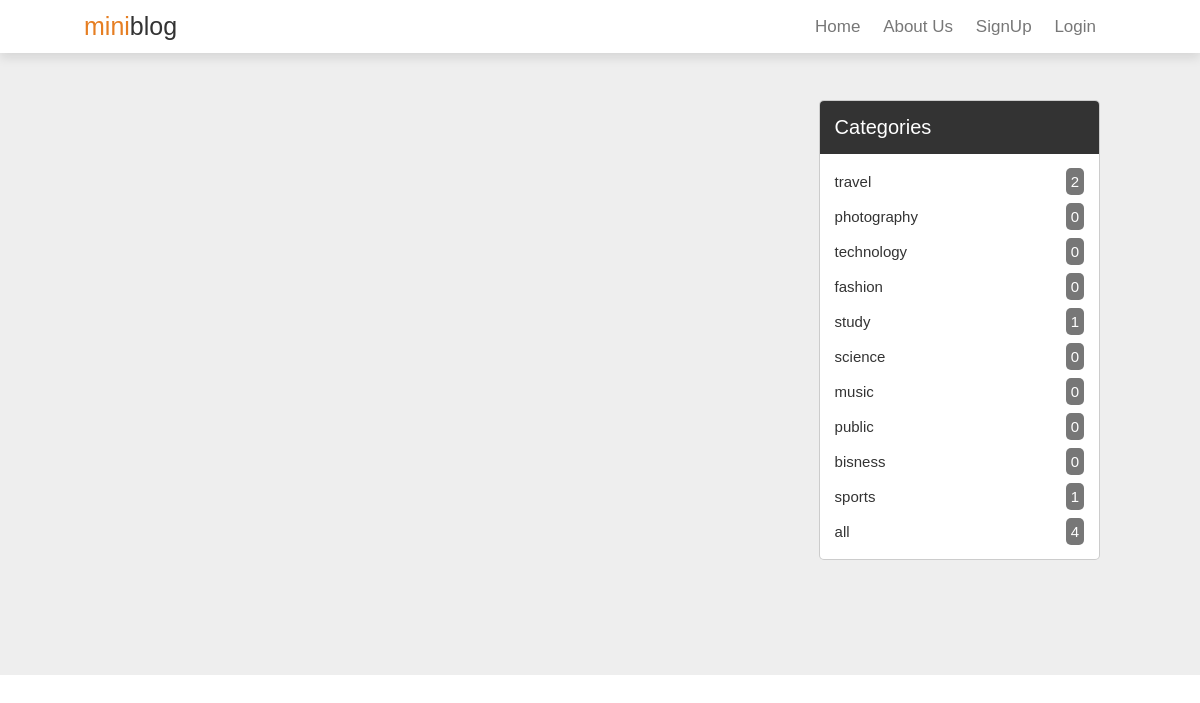
The page /?category=9 on the database as committed earlier.
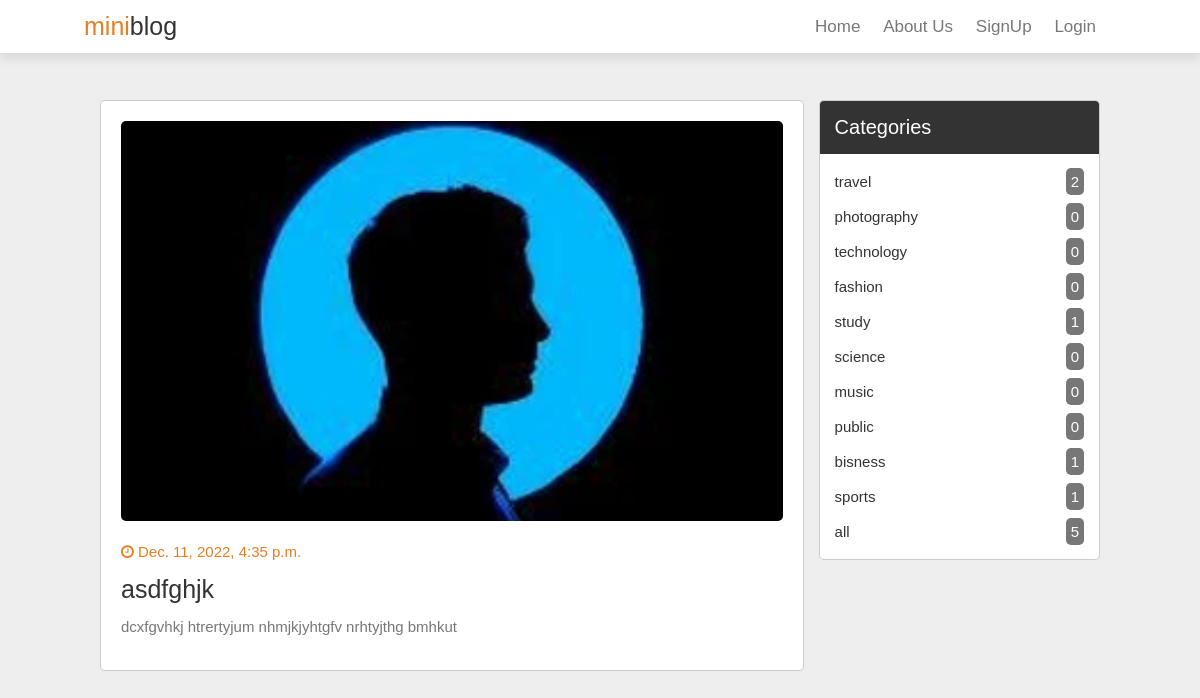
The same page on the database as committed later.
### blog/models.py (models this page shows, shortened)
class Category(models.Model):
    name = models.CharField(max_length=50)

class Post(models.Model):
    img = models.ImageField(upload_to='upload/image/', default=0)
    title = models.CharField(max_length=50)
    category = models.ForeignKey(Category, on_delete=models.CASCADE, default=0)
    created_date = models.DateTimeField(default=timezone.now)
    desc = models.TextField()

### blog/views.py (the view)
# urls.py: 2. Add a URL to urlpatterns:  path('', views.home, name='home')
def home(request):
    posts = None
    count = None
    categories = Category.objects.all()
    count = Post.objects.all().count()
    category_id = request.GET.get('category')
    if category_id:
        posts = Post.objects.filter(category=category_id)
    else:
        posts = Post.objects.all()
    return render(request, 'blog/home.html', {'posts':posts, 'categories':categories, 'count':count})

### blog/templates/blog/home.html
{% extends 'blog/base.html' %}
{% load static %}
{% block content %}
<section class="container">
    <div class="posts-container">
        {% for post in posts %}
        <div class="post">
            <img src="{{post.img.url}}" alt="" srcset="" class="image">
            <div class="date">
                <i class="fa fa-clock-o" aria-hidden="true"></i>
                <span>{{post.created_date}}</span>
            </div>
            <h3 class="title">{{post.title}}</post></h3>
            <p class="text">{{post.desc}}</p>
        </div>
        {% endfor %}
    </div>
    <div class="sidebar">
        <div class="box">
            <h3 class="title">categories</h3>
            <div class="category">
                {% for category in categories %}
                <a href="/?category={{category.id}}"> {{category.name}} <span>{{ category.post_set.count }}</span></a>
                {% endfor %}
                <a href="/"> all <span>{{count}}</span></a>
            </div>
        </div>
    </div>
</section>
{% endblock content %}

### blog/templates/blog/base.html (shortened to what this page needs)
<!DOCTYPE html>
{% load static %}
<html lang="en">
<head>
    <link rel="stylesheet" href="https://cdnjs.cloudflare.com/ajax/libs/font-awesome/4.7.0/css/font-awesome.min.css">
    <link rel="stylesheet" href="{% static 'blog/css/style.css' %}">
</head>
<body>
    <div class="navbar">
        {% include 'blog/navbar.html' %}
    </div>
    <div class="main">
     {% block content %}{% endblock content %}
    </div>
</body>
</html>

### blog/templates/blog/navbar.html
<header class="header">
    <a href="{% url 'home' %}" class="logo"><span>mini</span>blog</a>
    <nav class="nav">
        <a href="{% url 'home' %}">Home</a>
        <a href="{% url 'about' %}">About us</a>
        {% if request.user.is_authenticated %}
        <a href="{% url 'dashboard' %}">Dashboard</a>
        <a href="{% url 'logout' %}">Logout</a>
        {% else %}
        <a href="{% url 'signup' %}">SignUp</a>
        <a href="{% url 'login' %}">Login</a>
        {% endif %}
    </nav>
</header>

### blog/static/blog/css/style.css (style rules this page uses)
:root { --orange:#e67e22; --black:#333; --light-color:#777; --blue:rgb(119, 162, 225); --border:.1rem solid rgba(0,0,0,0.2); --box-shadow:0 .5rem 1rem rgba(0,0,0,0.1); }
* { margin: 0; padding: 0; box-sizing: border-box; outline: none; border: none; text-decoration: none; font-family: Verdana, Geneva, Tahoma, sans-serif; font-weight: lighter; }
html { font-size: 62.5%; overflow-y: scroll; scroll-behavior: smooth; scroll-padding-top: 6rem; }
.navbar .header { background-color: black; position: fixed; top:0; left: 0; right: 0; z-index: 1000; background: #fff; box-shadow: var(--box-shadow); display: flex; align-items: center; padding: 1.2rem 7%; }
.navbar .header .logo { color: var(--black); font-size: 2.5rem; margin-right: auto; }
.navbar .header .logo span { color: var(--orange); }
.navbar .header .nav a { color: var(--light-color); margin-right: 2rem; font-size: 1.7rem; text-transform: capitalize; }
.container { display: grid; grid-template-columns: 2.5fr 1fr; gap: 1.5rem; background-color: #eee; padding: 10rem; }
.container .posts-container .post { width: 100%; padding: 2rem; background: #fff; border: var(--border); border-radius: .5rem; margin-bottom: 1.5rem; }
.container .posts-container .post .image { height: 40rem; width:100%; border-radius: .5rem; object-fit: cover; }
.container .posts-container .post .date { padding-top: 2rem; font-size: 1.5rem; color: var(--orange); }
.container .posts-container .post .title { padding-top:1.5rem; font-size: 2.5rem; color: var(--black); }
.container .posts-container .post .text { font-size: 1.5rem; line-height: 1.7; padding: 1rem 0; color: var(--light-color); }
.container .sidebar .box { border: var(--border); border-radius: 0.5rem; overflow: hidden; background: #fff; margin-bottom: 1.5rem; }
.container .sidebar .box .title { padding: 1.5rem; font-size: 2rem; color: #fff; background: var(--black); text-transform: capitalize; }
.container .sidebar .box .category { padding: 1rem 1.5rem; }
.container .sidebar .box .category a { padding: .4rem 0; font-size: 1.5rem; color: var(--black); display: flex; align-items: center; justify-content: space-between; }
.container .sidebar .box .category a span { background: var(--light-color); color: #fff; border-radius: 0.5rem; padding: 0.5rem; }

Rows that differ between the two databases and show on the page:
added Post: img (picture), created_date "Dec. 11, 2022, 4:35 p.m.", title "asdfghjk", desc "dcxfgvhkj htrertyjum nhmjkjyhtgfv nrhtyjthg bmhkut"
computed for Category "bisness": post_set.count "0" → "1"
Other text that changed with them:
{{ count }}: "4" → "5"
